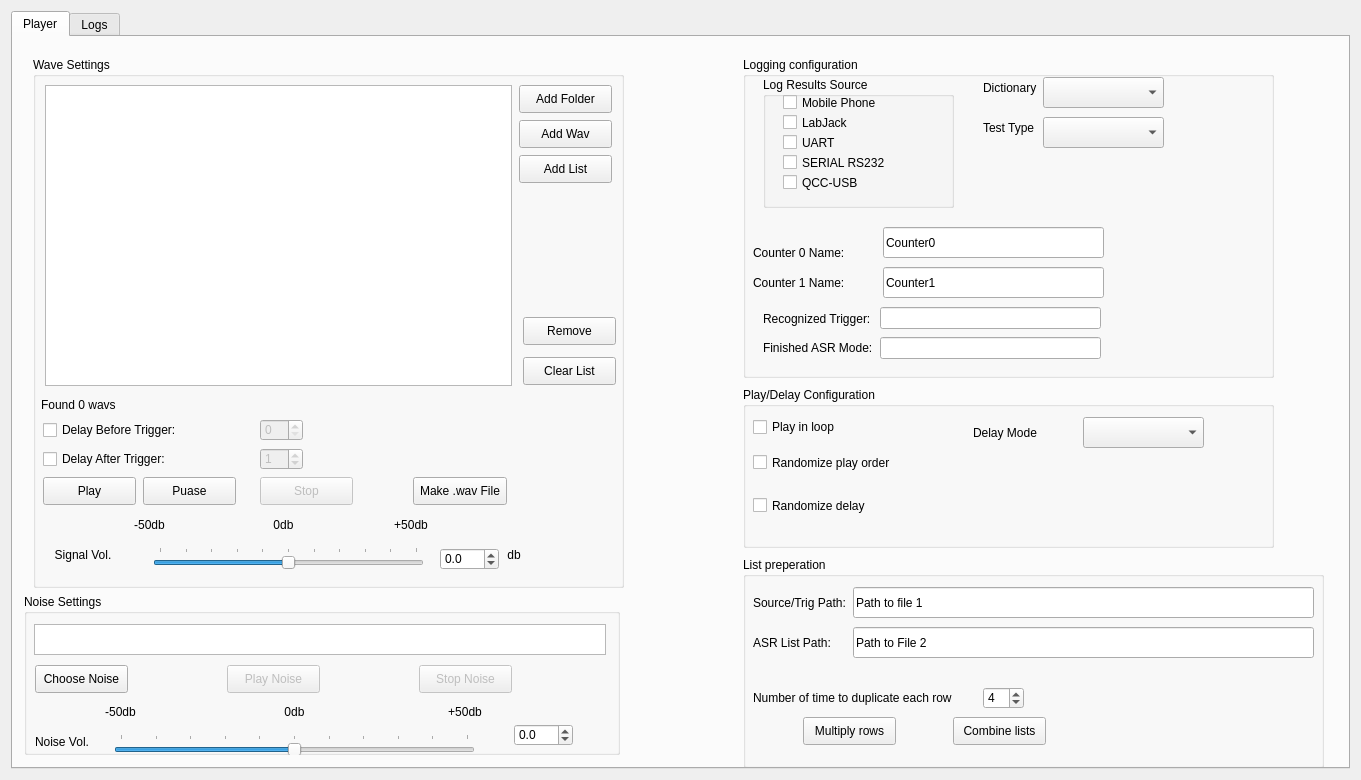
<?xml version="1.0" encoding="UTF-8"?>
<ui version="4.0">
 <class>RubiJukeBox</class>
 <widget class="QWidget" name="RubiJukeBox">
  <property name="geometry">
   <rect>
    <x>0</x>
    <y>0</y>
    <width>1361</width>
    <height>780</height>
   </rect>
  </property>
  <property name="windowTitle">
   <string>JukeBox 2.5</string>
  </property>
  <layout class="QGridLayout" name="gridLayout_4">
   <item row="0" column="0">
    <widget class="QTabWidget" name="Tabs">
     <property name="sizeIncrement">
      <size>
       <width>2</width>
       <height>2</height>
      </size>
     </property>
     <property name="autoFillBackground">
      <bool>true</bool>
     </property>
     <property name="currentIndex">
      <number>0</number>
     </property>
     <widget class="QWidget" name="Player">
      <property name="locale">
       <locale language="English" country="UnitedStates"/>
      </property>
      <attribute name="title">
       <string>Player</string>
      </attribute>
      <widget class="QGroupBox" name="groupBox">
       <property name="geometry">
        <rect>
         <x>20</x>
         <y>20</y>
         <width>591</width>
         <height>531</height>
        </rect>
       </property>
       <property name="layoutDirection">
        <enum>Qt::LeftToRight</enum>
       </property>
       <property name="title">
        <string>Wave Settings</string>
       </property>
       <widget class="QPushButton" name="btn_puase">
        <property name="geometry">
         <rect>
          <x>110</x>
          <y>420</y>
          <width>93</width>
          <height>28</height>
         </rect>
        </property>
        <property name="text">
         <string>Puase</string>
        </property>
       </widget>
       <widget class="QPushButton" name="btn_play">
        <property name="geometry">
         <rect>
          <x>10</x>
          <y>420</y>
          <width>93</width>
          <height>28</height>
         </rect>
        </property>
        <property name="text">
         <string>Play</string>
        </property>
       </widget>
       <widget class="QCheckBox" name="should_delay_ASR">
        <property name="geometry">
         <rect>
          <x>10</x>
          <y>392</y>
          <width>140</width>
          <height>20</height>
         </rect>
        </property>
        <property name="maximumSize">
         <size>
          <width>140</width>
          <height>16777215</height>
         </size>
        </property>
        <property name="layoutDirection">
         <enum>Qt::LeftToRight</enum>
        </property>
        <property name="text">
         <string>Delay After Trigger:</string>
        </property>
       </widget>
       <widget class="QLabel" name="label_9">
        <property name="geometry">
         <rect>
          <x>473</x>
          <y>490</y>
          <width>16</width>
          <height>16</height>
         </rect>
        </property>
        <property name="layoutDirection">
         <enum>Qt::LeftToRight</enum>
        </property>
        <property name="text">
         <string>db</string>
        </property>
        <property name="alignment">
         <set>Qt::AlignCenter</set>
        </property>
       </widget>
       <widget class="QPushButton" name="btn_addWavDir">
        <property name="geometry">
         <rect>
          <x>486</x>
          <y>28</y>
          <width>93</width>
          <height>28</height>
         </rect>
        </property>
        <property name="text">
         <string>Add Folder</string>
        </property>
        <property name="autoDefault">
         <bool>false</bool>
        </property>
        <property name="default">
         <bool>false</bool>
        </property>
        <property name="flat">
         <bool>false</bool>
        </property>
       </widget>
       <widget class="QCheckBox" name="should_delay">
        <property name="geometry">
         <rect>
          <x>10</x>
          <y>363</y>
          <width>149</width>
          <height>20</height>
         </rect>
        </property>
        <property name="layoutDirection">
         <enum>Qt::LeftToRight</enum>
        </property>
        <property name="text">
         <string>Delay Before Trigger:</string>
        </property>
       </widget>
       <widget class="QLabel" name="lbl_numOfWavs">
        <property name="geometry">
         <rect>
          <x>8</x>
          <y>339</y>
          <width>91</width>
          <height>18</height>
         </rect>
        </property>
        <property name="font">
         <font>
          <pointsize>9</pointsize>
          <weight>50</weight>
          <bold>false</bold>
         </font>
        </property>
        <property name="text">
         <string>Found 0 wavs</string>
        </property>
       </widget>
       <widget class="QDoubleSpinBox" name="wavsVolSpinBox">
        <property name="geometry">
         <rect>
          <x>407</x>
          <y>491</y>
          <width>59</width>
          <height>22</height>
         </rect>
        </property>
        <property name="decimals">
         <number>1</number>
        </property>
        <property name="minimum">
         <double>-200.000000000000000</double>
        </property>
        <property name="maximum">
         <double>200.000000000000000</double>
        </property>
       </widget>
       <widget class="QPushButton" name="btn_addWavFile">
        <property name="geometry">
         <rect>
          <x>486</x>
          <y>63</y>
          <width>93</width>
          <height>28</height>
         </rect>
        </property>
        <property name="text">
         <string>Add Wav</string>
        </property>
        <property name="autoDefault">
         <bool>false</bool>
        </property>
        <property name="default">
         <bool>false</bool>
        </property>
        <property name="flat">
         <bool>false</bool>
        </property>
       </widget>
       <widget class="QPushButton" name="btn_stop">
        <property name="enabled">
         <bool>false</bool>
        </property>
        <property name="geometry">
         <rect>
          <x>227</x>
          <y>420</y>
          <width>93</width>
          <height>28</height>
         </rect>
        </property>
        <property name="text">
         <string>Stop</string>
        </property>
       </widget>
       <widget class="QLabel" name="label_3">
        <property name="geometry">
         <rect>
          <x>240</x>
          <y>460</y>
          <width>21</width>
          <height>16</height>
         </rect>
        </property>
        <property name="layoutDirection">
         <enum>Qt::LeftToRight</enum>
        </property>
        <property name="text">
         <string>0db</string>
        </property>
        <property name="alignment">
         <set>Qt::AlignCenter</set>
        </property>
       </widget>
       <widget class="QPushButton" name="bttn_addWavList">
        <property name="geometry">
         <rect>
          <x>486</x>
          <y>98</y>
          <width>93</width>
          <height>28</height>
         </rect>
        </property>
        <property name="text">
         <string>Add List</string>
        </property>
       </widget>
       <widget class="QPushButton" name="btn_removeAll">
        <property name="geometry">
         <rect>
          <x>490</x>
          <y>300</y>
          <width>93</width>
          <height>28</height>
         </rect>
        </property>
        <property name="text">
         <string>Clear List</string>
        </property>
       </widget>
       <widget class="QPushButton" name="btn_removeWavDir">
        <property name="geometry">
         <rect>
          <x>490</x>
          <y>260</y>
          <width>93</width>
          <height>28</height>
         </rect>
        </property>
        <property name="text">
         <string>Remove</string>
        </property>
       </widget>
       <widget class="QListWidget" name="lst_wavList">
        <property name="geometry">
         <rect>
          <x>12</x>
          <y>28</y>
          <width>467</width>
          <height>301</height>
         </rect>
        </property>
        <property name="selectionMode">
         <enum>QAbstractItemView::ExtendedSelection</enum>
        </property>
        <property name="resizeMode">
         <enum>QListView::Fixed</enum>
        </property>
       </widget>
       <widget class="QLabel" name="label">
        <property name="geometry">
         <rect>
          <x>20</x>
          <y>490</y>
          <width>60</width>
          <height>16</height>
         </rect>
        </property>
        <property name="layoutDirection">
         <enum>Qt::LeftToRight</enum>
        </property>
        <property name="text">
         <string>Signal Vol.</string>
        </property>
        <property name="alignment">
         <set>Qt::AlignCenter</set>
        </property>
       </widget>
       <widget class="QSlider" name="wavsVolSlider">
        <property name="geometry">
         <rect>
          <x>120</x>
          <y>490</y>
          <width>271</width>
          <height>24</height>
         </rect>
        </property>
        <property name="minimum">
         <number>-50</number>
        </property>
        <property name="maximum">
         <number>50</number>
        </property>
        <property name="singleStep">
         <number>0</number>
        </property>
        <property name="pageStep">
         <number>5</number>
        </property>
        <property name="tracking">
         <bool>true</bool>
        </property>
        <property name="orientation">
         <enum>Qt::Horizontal</enum>
        </property>
        <property name="invertedAppearance">
         <bool>false</bool>
        </property>
        <property name="invertedControls">
         <bool>false</bool>
        </property>
        <property name="tickPosition">
         <enum>QSlider::TicksAbove</enum>
        </property>
        <property name="tickInterval">
         <number>10</number>
        </property>
       </widget>
       <widget class="QLabel" name="label_6">
        <property name="geometry">
         <rect>
          <x>100</x>
          <y>460</y>
          <width>33</width>
          <height>16</height>
         </rect>
        </property>
        <property name="layoutDirection">
         <enum>Qt::LeftToRight</enum>
        </property>
        <property name="text">
         <string>-50db</string>
        </property>
        <property name="alignment">
         <set>Qt::AlignCenter</set>
        </property>
       </widget>
       <widget class="QLabel" name="label_8">
        <property name="geometry">
         <rect>
          <x>360</x>
          <y>460</y>
          <width>36</width>
          <height>16</height>
         </rect>
        </property>
        <property name="layoutDirection">
         <enum>Qt::LeftToRight</enum>
        </property>
        <property name="text">
         <string>+50db</string>
        </property>
        <property name="alignment">
         <set>Qt::AlignCenter</set>
        </property>
       </widget>
       <widget class="QSpinBox" name="spin_delay_time">
        <property name="enabled">
         <bool>false</bool>
        </property>
        <property name="geometry">
         <rect>
          <x>227</x>
          <y>362</y>
          <width>43</width>
          <height>22</height>
         </rect>
        </property>
        <property name="buttonSymbols">
         <enum>QAbstractSpinBox::UpDownArrows</enum>
        </property>
        <property name="maximum">
         <number>999</number>
        </property>
        <property name="value">
         <number>0</number>
        </property>
       </widget>
       <widget class="QPushButton" name="btn_make_wav">
        <property name="geometry">
         <rect>
          <x>380</x>
          <y>420</y>
          <width>94</width>
          <height>28</height>
         </rect>
        </property>
        <property name="toolTip">
         <string/>
        </property>
        <property name="statusTip">
         <string/>
        </property>
        <property name="whatsThis">
         <string/>
        </property>
        <property name="text">
         <string>Make .wav File</string>
        </property>
        <property name="checkable">
         <bool>false</bool>
        </property>
        <property name="flat">
         <bool>false</bool>
        </property>
       </widget>
       <widget class="QSpinBox" name="spin_delay_time_ASR">
        <property name="enabled">
         <bool>false</bool>
        </property>
        <property name="geometry">
         <rect>
          <x>227</x>
          <y>391</y>
          <width>43</width>
          <height>22</height>
         </rect>
        </property>
        <property name="buttonSymbols">
         <enum>QAbstractSpinBox::UpDownArrows</enum>
        </property>
        <property name="maximum">
         <number>999</number>
        </property>
        <property name="value">
         <number>1</number>
        </property>
       </widget>
      </widget>
      <widget class="QGroupBox" name="groupBox_2">
       <property name="geometry">
        <rect>
         <x>11</x>
         <y>557</y>
         <width>596</width>
         <height>161</height>
        </rect>
       </property>
       <property name="layoutDirection">
        <enum>Qt::LeftToRight</enum>
       </property>
       <property name="title">
        <string>Noise Settings</string>
       </property>
       <widget class="QDoubleSpinBox" name="noiseVolSpinBox">
        <property name="geometry">
         <rect>
          <x>490</x>
          <y>130</y>
          <width>59</width>
          <height>22</height>
         </rect>
        </property>
        <property name="decimals">
         <number>1</number>
        </property>
        <property name="minimum">
         <double>-200.000000000000000</double>
        </property>
        <property name="maximum">
         <double>200.000000000000000</double>
        </property>
       </widget>
       <widget class="QLabel" name="label_5">
        <property name="geometry">
         <rect>
          <x>80</x>
          <y>110</y>
          <width>33</width>
          <height>16</height>
         </rect>
        </property>
        <property name="layoutDirection">
         <enum>Qt::LeftToRight</enum>
        </property>
        <property name="text">
         <string>-50db</string>
        </property>
        <property name="alignment">
         <set>Qt::AlignCenter</set>
        </property>
       </widget>
       <widget class="QLabel" name="label_2">
        <property name="geometry">
         <rect>
          <x>10</x>
          <y>140</y>
          <width>56</width>
          <height>16</height>
         </rect>
        </property>
        <property name="layoutDirection">
         <enum>Qt::LeftToRight</enum>
        </property>
        <property name="text">
         <string>Noise Vol.</string>
        </property>
        <property name="alignment">
         <set>Qt::AlignCenter</set>
        </property>
       </widget>
       <widget class="QSlider" name="noiseVolSlider">
        <property name="geometry">
         <rect>
          <x>90</x>
          <y>140</y>
          <width>361</width>
          <height>24</height>
         </rect>
        </property>
        <property name="minimum">
         <number>-50</number>
        </property>
        <property name="maximum">
         <number>50</number>
        </property>
        <property name="pageStep">
         <number>5</number>
        </property>
        <property name="orientation">
         <enum>Qt::Horizontal</enum>
        </property>
        <property name="tickPosition">
         <enum>QSlider::TicksAbove</enum>
        </property>
        <property name="tickInterval">
         <number>10</number>
        </property>
       </widget>
       <widget class="QPushButton" name="btn_play_noise">
        <property name="enabled">
         <bool>false</bool>
        </property>
        <property name="geometry">
         <rect>
          <x>203</x>
          <y>71</y>
          <width>93</width>
          <height>28</height>
         </rect>
        </property>
        <property name="text">
         <string>Play Noise</string>
        </property>
       </widget>
       <widget class="QLabel" name="label_4">
        <property name="geometry">
         <rect>
          <x>260</x>
          <y>110</y>
          <width>21</width>
          <height>16</height>
         </rect>
        </property>
        <property name="layoutDirection">
         <enum>Qt::LeftToRight</enum>
        </property>
        <property name="text">
         <string>0db</string>
        </property>
        <property name="alignment">
         <set>Qt::AlignCenter</set>
        </property>
       </widget>
       <widget class="QListWidget" name="lst_noiseList">
        <property name="geometry">
         <rect>
          <x>10</x>
          <y>30</y>
          <width>572</width>
          <height>31</height>
         </rect>
        </property>
       </widget>
       <widget class="QPushButton" name="btn_choose_noise">
        <property name="enabled">
         <bool>true</bool>
        </property>
        <property name="geometry">
         <rect>
          <x>11</x>
          <y>71</y>
          <width>93</width>
          <height>28</height>
         </rect>
        </property>
        <property name="text">
         <string>Choose Noise</string>
        </property>
       </widget>
       <widget class="QPushButton" name="btn_stop_noise">
        <property name="enabled">
         <bool>false</bool>
        </property>
        <property name="geometry">
         <rect>
          <x>395</x>
          <y>71</y>
          <width>93</width>
          <height>28</height>
         </rect>
        </property>
        <property name="text">
         <string>Stop Noise</string>
        </property>
       </widget>
       <widget class="QLabel" name="label_7">
        <property name="geometry">
         <rect>
          <x>423</x>
          <y>110</y>
          <width>36</width>
          <height>16</height>
         </rect>
        </property>
        <property name="layoutDirection">
         <enum>Qt::LeftToRight</enum>
        </property>
        <property name="text">
         <string>+50db</string>
        </property>
        <property name="alignment">
         <set>Qt::AlignCenter</set>
        </property>
       </widget>
      </widget>
      <widget class="QGroupBox" name="groupBox_7">
       <property name="geometry">
        <rect>
         <x>730</x>
         <y>350</y>
         <width>531</width>
         <height>161</height>
        </rect>
       </property>
       <property name="title">
        <string>Play/Delay Configuration</string>
       </property>
       <widget class="QCheckBox" name="ChkBx_play_in_loop">
        <property name="geometry">
         <rect>
          <x>10</x>
          <y>30</y>
          <width>129</width>
          <height>20</height>
         </rect>
        </property>
        <property name="layoutDirection">
         <enum>Qt::LeftToRight</enum>
        </property>
        <property name="text">
         <string>Play in loop</string>
        </property>
       </widget>
       <widget class="QCheckBox" name="chkBx_play_random_order">
        <property name="geometry">
         <rect>
          <x>10</x>
          <y>60</y>
          <width>221</width>
          <height>31</height>
         </rect>
        </property>
        <property name="layoutDirection">
         <enum>Qt::LeftToRight</enum>
        </property>
        <property name="text">
         <string>Randomize play order</string>
        </property>
       </widget>
       <widget class="QCheckBox" name="chkBx_randomize_delay">
        <property name="geometry">
         <rect>
          <x>10</x>
          <y>110</y>
          <width>151</width>
          <height>17</height>
         </rect>
        </property>
        <property name="layoutDirection">
         <enum>Qt::LeftToRight</enum>
        </property>
        <property name="text">
         <string>Randomize delay</string>
        </property>
       </widget>
       <widget class="QComboBox" name="Delay_Mode">
        <property name="geometry">
         <rect>
          <x>340</x>
          <y>30</y>
          <width>121</width>
          <height>31</height>
         </rect>
        </property>
       </widget>
       <widget class="QLabel" name="label_16">
        <property name="geometry">
         <rect>
          <x>230</x>
          <y>30</y>
          <width>111</width>
          <height>31</height>
         </rect>
        </property>
        <property name="text">
         <string>Delay Mode</string>
        </property>
       </widget>
      </widget>
      <widget class="QGroupBox" name="groupBox_4">
       <property name="geometry">
        <rect>
         <x>730</x>
         <y>20</y>
         <width>531</width>
         <height>321</height>
        </rect>
       </property>
       <property name="title">
        <string>Logging configuration</string>
       </property>
       <widget class="QLineEdit" name="txtAsrRecognitionrPhrases">
        <property name="geometry">
         <rect>
          <x>137</x>
          <y>280</y>
          <width>221</width>
          <height>22</height>
         </rect>
        </property>
        <property name="minimumSize">
         <size>
          <width>221</width>
          <height>0</height>
         </size>
        </property>
        <property name="maximumSize">
         <size>
          <width>16777215</width>
          <height>22</height>
         </size>
        </property>
        <property name="text">
         <string/>
        </property>
       </widget>
       <widget class="QLineEdit" name="txtTriggerRecognitionrPhrases">
        <property name="geometry">
         <rect>
          <x>137</x>
          <y>250</y>
          <width>221</width>
          <height>22</height>
         </rect>
        </property>
        <property name="minimumSize">
         <size>
          <width>221</width>
          <height>0</height>
         </size>
        </property>
        <property name="maximumSize">
         <size>
          <width>16777215</width>
          <height>22</height>
         </size>
        </property>
        <property name="text">
         <string/>
        </property>
       </widget>
       <widget class="QLabel" name="label_18">
        <property name="geometry">
         <rect>
          <x>20</x>
          <y>251</y>
          <width>121</width>
          <height>22</height>
         </rect>
        </property>
        <property name="text">
         <string>Recognized Trigger:</string>
        </property>
       </widget>
       <widget class="QLabel" name="label_19">
        <property name="geometry">
         <rect>
          <x>20</x>
          <y>280</y>
          <width>121</width>
          <height>22</height>
         </rect>
        </property>
        <property name="text">
         <string>Finished ASR Mode:</string>
        </property>
       </widget>
       <widget class="QLabel" name="label_17">
        <property name="geometry">
         <rect>
          <x>240</x>
          <y>60</y>
          <width>61</width>
          <height>21</height>
         </rect>
        </property>
        <property name="text">
         <string>Test Type</string>
        </property>
       </widget>
       <widget class="QComboBox" name="TestType_List">
        <property name="geometry">
         <rect>
          <x>300</x>
          <y>60</y>
          <width>121</width>
          <height>31</height>
         </rect>
        </property>
       </widget>
       <widget class="QGroupBox" name="groupBox_6">
        <property name="geometry">
         <rect>
          <x>20</x>
          <y>20</y>
          <width>191</width>
          <height>131</height>
         </rect>
        </property>
        <property name="title">
         <string>Log Results Source</string>
        </property>
        <widget class="QCheckBox" name="chkBx_Log_MP">
         <property name="geometry">
          <rect>
           <x>20</x>
           <y>10</y>
           <width>141</width>
           <height>31</height>
          </rect>
         </property>
         <property name="text">
          <string>Mobile Phone</string>
         </property>
        </widget>
        <widget class="QCheckBox" name="chkBx_Log_LabJack">
         <property name="geometry">
          <rect>
           <x>20</x>
           <y>30</y>
           <width>141</width>
           <height>31</height>
          </rect>
         </property>
         <property name="text">
          <string>LabJack</string>
         </property>
        </widget>
        <widget class="QCheckBox" name="chkBx_Log_UART">
         <property name="geometry">
          <rect>
           <x>20</x>
           <y>50</y>
           <width>141</width>
           <height>31</height>
          </rect>
         </property>
         <property name="text">
          <string>UART</string>
         </property>
        </widget>
        <widget class="QCheckBox" name="chkBx_Log_SERIAL">
         <property name="geometry">
          <rect>
           <x>20</x>
           <y>70</y>
           <width>141</width>
           <height>31</height>
          </rect>
         </property>
         <property name="text">
          <string>SERIAL RS232</string>
         </property>
        </widget>
        <widget class="QCheckBox" name="chkBx_Log_QCCUSB">
         <property name="geometry">
          <rect>
           <x>20</x>
           <y>90</y>
           <width>141</width>
           <height>31</height>
          </rect>
         </property>
         <property name="text">
          <string>QCC-USB</string>
         </property>
        </widget>
       </widget>
       <widget class="QComboBox" name="Dictionary_List">
        <property name="geometry">
         <rect>
          <x>300</x>
          <y>20</y>
          <width>121</width>
          <height>31</height>
         </rect>
        </property>
       </widget>
       <widget class="QLabel" name="label_13">
        <property name="geometry">
         <rect>
          <x>240</x>
          <y>20</y>
          <width>61</width>
          <height>21</height>
         </rect>
        </property>
        <property name="text">
         <string>Dictionary</string>
        </property>
       </widget>
       <widget class="QLineEdit" name="txtCounter0Name">
        <property name="geometry">
         <rect>
          <x>140</x>
          <y>170</y>
          <width>221</width>
          <height>31</height>
         </rect>
        </property>
        <property name="minimumSize">
         <size>
          <width>221</width>
          <height>0</height>
         </size>
        </property>
        <property name="maximumSize">
         <size>
          <width>16777215</width>
          <height>31</height>
         </size>
        </property>
        <property name="text">
         <string>Counter0</string>
        </property>
       </widget>
       <widget class="QLineEdit" name="txtCounter1Name">
        <property name="geometry">
         <rect>
          <x>140</x>
          <y>210</y>
          <width>221</width>
          <height>31</height>
         </rect>
        </property>
        <property name="minimumSize">
         <size>
          <width>221</width>
          <height>0</height>
         </size>
        </property>
        <property name="maximumSize">
         <size>
          <width>16777215</width>
          <height>31</height>
         </size>
        </property>
        <property name="text">
         <string>Counter1</string>
        </property>
       </widget>
       <widget class="QLabel" name="label_14">
        <property name="geometry">
         <rect>
          <x>10</x>
          <y>180</y>
          <width>111</width>
          <height>31</height>
         </rect>
        </property>
        <property name="text">
         <string>Counter 0 Name:</string>
        </property>
       </widget>
       <widget class="QLabel" name="label_15">
        <property name="geometry">
         <rect>
          <x>10</x>
          <y>210</y>
          <width>111</width>
          <height>31</height>
         </rect>
        </property>
        <property name="text">
         <string>Counter 1 Name:</string>
        </property>
       </widget>
      </widget>
      <widget class="QGroupBox" name="groupBox_5">
       <property name="geometry">
        <rect>
         <x>730</x>
         <y>520</y>
         <width>581</width>
         <height>211</height>
        </rect>
       </property>
       <property name="title">
        <string>List preperation</string>
       </property>
       <widget class="QLineEdit" name="txtCounter1Name_2">
        <property name="geometry">
         <rect>
          <x>110</x>
          <y>70</y>
          <width>461</width>
          <height>31</height>
         </rect>
        </property>
        <property name="text">
         <string>Path to File 2</string>
        </property>
       </widget>
       <widget class="QLabel" name="label_20">
        <property name="geometry">
         <rect>
          <x>10</x>
          <y>30</y>
          <width>111</width>
          <height>31</height>
         </rect>
        </property>
        <property name="text">
         <string>Source/Trig Path:</string>
        </property>
       </widget>
       <widget class="QLabel" name="label_21">
        <property name="geometry">
         <rect>
          <x>10</x>
          <y>70</y>
          <width>111</width>
          <height>31</height>
         </rect>
        </property>
        <property name="text">
         <string>ASR List Path: </string>
        </property>
       </widget>
       <widget class="QLineEdit" name="txtCounter0Name_2">
        <property name="geometry">
         <rect>
          <x>110</x>
          <y>30</y>
          <width>461</width>
          <height>31</height>
         </rect>
        </property>
        <property name="text">
         <string>Path to file 1</string>
        </property>
       </widget>
       <widget class="QSpinBox" name="spin_multiply_lines">
        <property name="enabled">
         <bool>true</bool>
        </property>
        <property name="geometry">
         <rect>
          <x>240</x>
          <y>130</y>
          <width>41</width>
          <height>22</height>
         </rect>
        </property>
        <property name="buttonSymbols">
         <enum>QAbstractSpinBox::UpDownArrows</enum>
        </property>
        <property name="maximum">
         <number>999</number>
        </property>
        <property name="value">
         <number>4</number>
        </property>
       </widget>
       <widget class="QLabel" name="label_22">
        <property name="geometry">
         <rect>
          <x>10</x>
          <y>120</y>
          <width>221</width>
          <height>41</height>
         </rect>
        </property>
        <property name="text">
         <string>Number of time to duplicate each row</string>
        </property>
       </widget>
       <widget class="QPushButton" name="Bttn_multiply_list_rows">
        <property name="geometry">
         <rect>
          <x>60</x>
          <y>160</y>
          <width>93</width>
          <height>28</height>
         </rect>
        </property>
        <property name="text">
         <string>Multiply rows</string>
        </property>
       </widget>
       <widget class="QPushButton" name="Bttn_combine_lists">
        <property name="geometry">
         <rect>
          <x>210</x>
          <y>160</y>
          <width>93</width>
          <height>28</height>
         </rect>
        </property>
        <property name="text">
         <string>Combine lists</string>
        </property>
       </widget>
      </widget>
     </widget>
     <widget class="QWidget" name="Logs">
      <attribute name="title">
       <string>Logs</string>
      </attribute>
      <layout class="QGridLayout" name="gridLayout_2">
       <item row="0" column="0">
        <widget class="QLabel" name="lbl_numOfWavs_2">
         <property name="font">
          <font>
           <pointsize>9</pointsize>
           <weight>50</weight>
           <bold>false</bold>
          </font>
         </property>
         <property name="text">
          <string/>
         </property>
        </widget>
       </item>
       <item row="1" column="0">
        <widget class="QGroupBox" name="groupBox_3">
         <property name="layoutDirection">
          <enum>Qt::LeftToRight</enum>
         </property>
         <property name="title">
          <string>Recognition Log</string>
         </property>
         <layout class="QGridLayout" name="gridLayout_3">
          <item row="0" column="0">
           <widget class="QLabel" name="label_11">
            <property name="text">
             <string>Log Path:</string>
            </property>
           </widget>
          </item>
          <item row="0" column="1" colspan="3">
           <widget class="QLineEdit" name="txtLogPath">
            <property name="text">
             <string>C:\AutomationEnvironment\Logs</string>
            </property>
           </widget>
          </item>
          <item row="0" column="4">
           <widget class="QPushButton" name="bttn_Browse_LogPath">
            <property name="text">
             <string>Browse</string>
            </property>
           </widget>
          </item>
          <item row="2" column="1">
           <widget class="QPushButton" name="btn_start_log">
            <property name="locale">
             <locale language="English" country="UnitedStates"/>
            </property>
            <property name="text">
             <string>Start Logging</string>
            </property>
           </widget>
          </item>
          <item row="2" column="2">
           <widget class="QPushButton" name="btn_clear_log">
            <property name="text">
             <string>Clear Log</string>
            </property>
           </widget>
          </item>
          <item row="2" column="3">
           <widget class="QPushButton" name="btn_stop_log">
            <property name="text">
             <string>Stop Logging</string>
            </property>
           </widget>
          </item>
          <item row="0" column="5">
           <widget class="QPushButton" name="Bttn_open_log">
            <property name="text">
             <string>Open Log</string>
            </property>
           </widget>
          </item>
          <item row="1" column="0" colspan="6">
           <widget class="QTextBrowser" name="textBrowser">
            <property name="font">
             <font>
              <family>Courier New</family>
             </font>
            </property>
            <property name="html">
             <string>&lt;!DOCTYPE HTML PUBLIC &quot;-//W3C//DTD HTML 4.0//EN&quot; &quot;http://www.w3.org/TR/REC-html40/strict.dtd&quot;&gt;
&lt;html&gt;&lt;head&gt;&lt;meta name=&quot;qrichtext&quot; content=&quot;1&quot; /&gt;&lt;style type=&quot;text/css&quot;&gt;
p, li { white-space: pre-wrap; }
&lt;/style&gt;&lt;/head&gt;&lt;body style=&quot; font-family:'Courier New'; font-size:8.25pt; font-weight:400; font-style:normal;&quot;&gt;
&lt;p style=&quot;-qt-paragraph-type:empty; margin-top:0px; margin-bottom:0px; margin-left:0px; margin-right:0px; -qt-block-indent:0; text-indent:0px; font-family:'MS Shell Dlg 2'; font-size:8pt;&quot;&gt;&lt;br /&gt;&lt;/p&gt;&lt;/body&gt;&lt;/html&gt;</string>
            </property>
           </widget>
          </item>
         </layout>
        </widget>
       </item>
      </layout>
     </widget>
    </widget>
   </item>
  </layout>
 </widget>
 <resources/>
 <connections/>
</ui>
